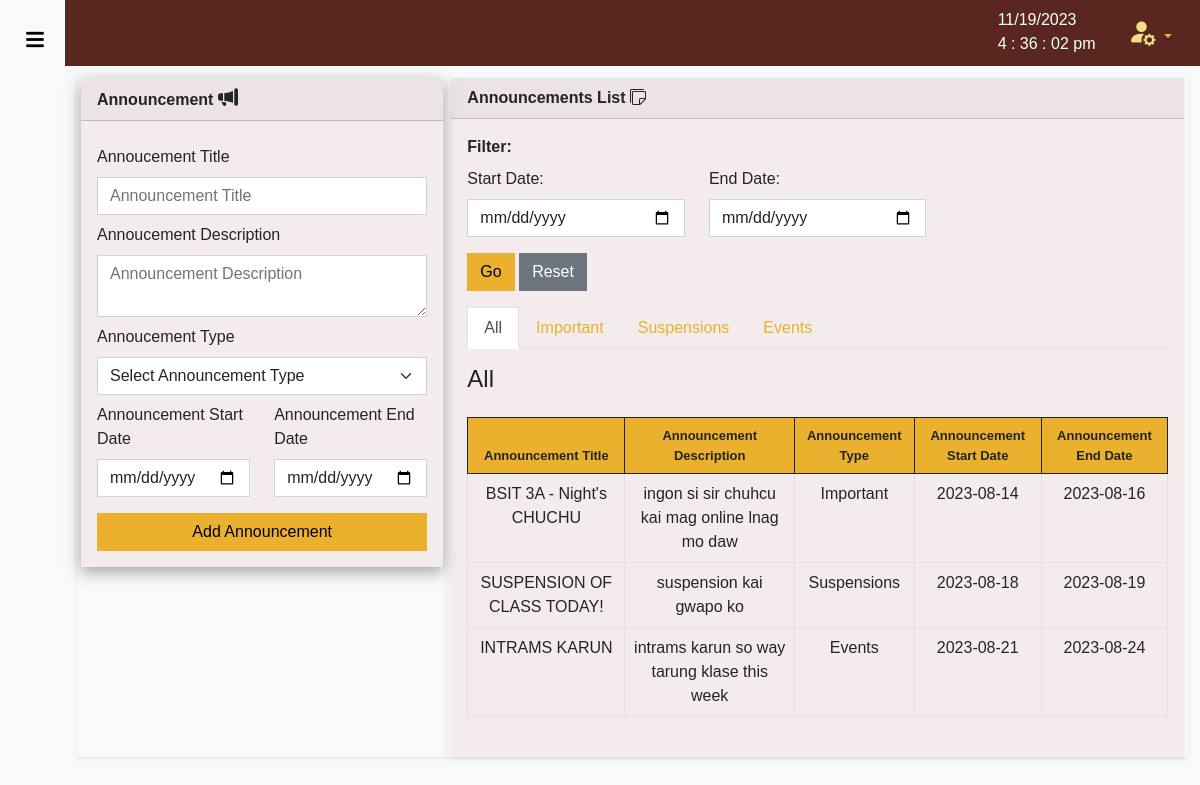
The app's page /admin/announcement.php (signed in) with its own data.
### tables this page shows
CREATE TABLE `announcement` (
  `announcement_id` int(11) NOT NULL,
  `announcement_title` varchar(255) NOT NULL,
  `announcement_desc` varchar(255) NOT NULL,
  `announcement_type` varchar(255) NOT NULL,
  `announcement_start_date` date NOT NULL,
  `announcement_end_date` date NOT NULL
);

### admin/announcement.php (the view, shortened to what this page needs)
<?php
include_once("../data/database.php");
if ($_SESSION["user_type"] != "Admin") {
    session_start();
    session_unset();
    session_destroy();
    header("Location: ../index.php");
} else {
    $retrieve_announcement = $conn->prepare("
    SELECT * FROM announcement
");
    $retrieve_announcement->execute([]);
}
?>
<!DOCTYPE html>
<html lang="en">
<head>
    <link rel="stylesheet" href="..//css//main.min.css">
    <link rel="stylesheet" href="https://cdn.jsdelivr.net/npm/bootstrap-icons@1.10.4/font/bootstrap-icons.css">
    <link rel="stylesheet" href="..//css//nstyle.css? <?php echo time(); ?>">
</head>
<body class="bg-light">
    <div class="container-fluid p-0 d-flex" style="overflow-x: hidden;">
        <?php include_once("../Components/admin_Sidebar.php") ?>
        <div class="position-relative main-content" id="plot-content" style="width: 100%;">
            <?php include_once("../Components/admin_NavBar.php") ?>
            <div class="row g-2 px-3 my-1">
                <div class="col-lg-4 col-12 shadow-sm">
                    <div class="card rounded-0 border-0 ">
                        <div class="card-header">
                            <strong>Announcement <i class="bi bi-megaphone-fill h5"></i></strong>
                        </div>
                        <div class="card-body">
                            <form id="add-announcement">
                                <div class="row">
                                    <div class="col-12 col col-lg-12">
                                        <div class="mt-2">
                                            <label class="form-label">Annoucement Title</label>
                                            <input type="text" class="form-control shadow-none rounded-0"
                                                placeholder="Announcement Title" name="announcement_title">
                                        </div>
                                        <div class="mt-2">
                                            <label class="form-label">Annoucement Description </label>
                                            <textarea type="text" class="form-control shadow-none rounded-0"
                                                placeholder="Announcement Description"
                                                name="announcement_desc"></textarea>
                                        </div>
                                        <div class="mt-2">
                                            <label class="form-label">Annoucement Type</label>
                                            <select class="form-select shadow-none rounded-0"
                                                placeholder="Announcement Type" name="announcement_type">
                                                <option value="" selected>Select Announcement Type</option>
                                            </select>
                                        </div>
                                        <div class="row mt-2">
                                            <div class="col-6 col col-lg-6">
                                                <label for="" class="form-label">Announcement Start Date</label>
                                                <input type="date" name="announcement_start_date"
                                                    id="announcement_start_date"
                                                    class="form-control rounded-0 shadow-none">
                                            </div>
                                            <div class="col-6 col col-lg-6">
                                                <label for="announcement_end_date" class="form-label">Announcement End
                                                    Date</label>
                                                <input type="date" name="announcement_end_date"
                                                    id="announcement_end_date"
                                                    class="form-control rounded-0 shadow-none">
                                            </div>
                                        </div>
                                        <div class="mt-3 d-grid">
                                            <button type="submit" class="btn btn-primary shadown-none rounded-0"
                                                id="add-announcement-btn">Add Announcement</button>
                                        </div>
                                    </div>
                                </div>
                            </form>
                        </div>
                    </div>
                </div>
                <div class="col-lg-8 col-12 shadow-sm">
                    <div class="card shadow-sm rounded-0 border-0">
                        <div class="card-header">
                            <strong>Announcements List <i class="bi bi-stickies h6"></i></strong>
                        </div>
                        <div class="card-body p-3">
                            <form id="add-announcement-form-filter">
                                <div class="col-lg col col-12">
                                    <strong class="pe-2">Filter:</strong>
                                </div>
                                <div class="row">
                                    <div class="col-6 col col-lg-4 mt-2">
                                        <label for="announcement_filter_start_date" class="form-label">Start
                                            Date:</label>
                                        <input type="date" name="announcement_filter_start_date"
                                            id="announcement_filter_start_date"
                                            class="form-control rounded-0 shadow-none">
                                    </div>
                                    <div class="col-6 col col-lg-4 mt-2">
                                        <label for="announcement_filter_end_date" class="form-label">End Date:</label>
                                        <input type="date" name="announcement_filter_end_date"
                                            id="announcement_filter_end_date"
                                            class="form-control rounded-0 shadow-none">
                                    </div>
                                </div>
                                <div class="col-6 col col-lg-4 mt-3">
                                    <button type="submit" class="btn btn-primary shadown-none rounded-0"
                                        id="add-announcement-btn-filter">Go</button>
                                    <button type="button" class="btn btn-secondary shadown-none rounded-0"
                                        id="reset-filter-btn">Reset</button>
                                </div>
                            </form>
                            <div>
                                <ul class="nav nav-tabs mt-3">
                                    <li class="nav-item" role="presentation">
                                        <button class="nav-link nav-link-table rounded-0 active"
                                            id="all-table-tab-announcement" data-bs-toggle="tab"
                                            data-bs-target="#all-table-tab-pane-announcement" type="button" role="tab"
                                            aria-controls="all-table-tab-pane-announcement"
                                            aria-selected="true">All</button>
                                    </li>
                                    <li class="nav-item" role="presentation">
                                        <button class="nav-link nav-link-table rounded-0"
                                            id="important-table-tab-annoucement" data-bs-toggle="tab"
                                            data-bs-target="#important-table-tab-pane-announcement" type="button"
                                            role="tab" aria-controls="important-table-tab-pane-announcement"
                                            aria-selected="false">Important</button>
                                    </li>
                                    <li class="nav-item" role="presentation">
                                        <button class="nav-link nav-link-table rounded-0"
                                            id="suspensions-table-tab-annoucement" data-bs-toggle="tab"
                                            data-bs-target="#suspensions-table-tab-pane-announcement" type="button"
                                            role="tab" aria-controls="suspensions-table-tab-pane-announcement"
                                            aria-selected="false">Suspensions</button>
                                    </li>
                                    <li class="nav-item" role="presentation">
                                        <button class="nav-link nav-link-table rounded-0"
                                            id="events-table-tab-annoucement" data-bs-toggle="tab"
                                            data-bs-target="#events-table-tab-pane-announcement" type="button"
                                            role="tab" aria-controls="events-table-tab-pane-announcement"
                                            aria-selected="false">Events</button>
                                    </li>
                                </ul>
                                <div class="tab-content" id="myTabContent">
                                    <div class="tab-pane fade show active" id="all-table-tab-pane-announcement"
                                        role="tabpanel" aria-labelledby="all-table-tab-announcement" tabindex="0">
                                        <div class="my-3 d-flex align-items-center">
                                            <h4>All</h4>
                                        </div>
                                        <div class="my-2 table-responsive">
                                            <table id="datatable-announcement" class="table table-bordered">
                                                <thead class="bg-primary">
                                                    <tr class="text-center border-dark" style='font-size: 13px;'>
                                                        <th>Announcement Title</th>
                                                        <th>Announcement Description</th>
                                                        <th>Announcement Type</th>
                                                        <th>Announcement Start Date</th>
                                                        <th>Announcement End Date</th>
                                                    </tr>
                                                </thead>
                                                <tbody>
                                                    <?php
                                                    while ($row = $retrieve_announcement->fetch()) {
                                                        echo '
                                                            <tr class="text-center">
                                                                <td>' . $row["announcement_title"] . '</td>
                                                                <td>' . $row["announcement_desc"] . '</td>
                                                                <td>' . $row["announcement_type"] . '</td>
                                                                <td>' . $row["announcement_start_date"] . '</td>
                                                                <td>' . $row["announcement_end_date"] . '</td>
                                                                </tr>
                                                        ';
                                                    }
                                                    ?>
                                                </tbody>
                                            </table>
                                        </div>
                                    </div>
                                </div>
                            </div>
                        </div>
                    </div>
                </div>
            </div>
        </div>
    </div>
</body>
</html>

### Components/admin_Sidebar.php (shortened to what this page needs)
<link rel="stylesheet" href="https://cdn.jsdelivr.net/npm/bootstrap-icons@1.10.2/font/bootstrap-icons.css">
<link rel="stylesheet" href="..//css//side.css">
   <link rel="stylesheet" href="https://cdnjs.cloudflare.com/ajax/libs/font-awesome/5.15.1/css/all.min.css">
<nav class="nav-sidebar" >
    <div class="container-fluid d-flex justify-content-center" >
    <div class="menu-btn">
     <i class="fas fa-bars" > </i>
   </div>
    </div>
</nav>

### Components/admin_NavBar.php (shortened to what this page needs)
<nav class="navbar navbar-expand navbar-light" style="background-color: #592720;">
    <div class="container-fluid d-flex justify-content-end">
        <ul class="nav">
            <div class="date me-3">
                <div id="currentDate" style="color: white;"></div>
                <div id="currentTime" style="color: white;"></div>
            </div>
            <li class="nav-item dropdown">
                <a class="nav-link dropdown-toggle" href="#" role="button" data-bs-toggle="dropdown"
                    aria-expanded="false">
                    <i class="bi bi-person-fill-gear h3" style="color: #f0de89;"></i>
                </a>
            </li>
        </ul>
    </div>
</nav>

### css/nstyle.css (style rules this page uses)
.nav-sidebar { position: fixed; overflow-y: scroll; width: 70px; height: 100vh; z-index: 10; }
#plot-content, #add-plot-content, #print-content { margin-left: 65px; }
td { text-align: center; padding: 10px 20px; position: relative; }
table { border-spacing: 0; border-collapse: collapse; }
.nav-sidebar { top: 0; width: 70px; height: 100vh; z-index: 10; background-color: none; overflow-y: auto; transition: left 0.3s ease; }
.main-content { margin-left: 110px; flex: 1; }
.my-2 { overflow-y:auto; }
.card { background-color: rgba(224, 183, 183, 0.212); box-shadow: 0 5px 15px rgba(0, 0, 0, 0.35); }

### css/side.css (style rules this page uses)
* { margin: 0; padding: 0; box-sizing: border-box; font-family: "Poppins", sans-serif; }
.menu-btn { position: absolute; color: black; font-size: 20px; margin: 25px; cursor: pointer; }
.bi { margin-top: 6%; }

### records on screen
announcement: announcement_title "BSIT 3A - Night's CHUCHU", announcement_desc "ingon si sir chuhcu kai mag online lnag mo daw", announcement_type "Important", announcement_start_date "2023-08-14", announcement_end_date "2023-08-16"
announcement: announcement_title "SUSPENSION OF CLASS TODAY!", announcement_desc "suspension kai gwapo ko", announcement_type "Suspensions", announcement_start_date "2023-08-18", announcement_end_date "2023-08-19"
announcement: announcement_title "INTRAMS KARUN", announcement_desc "intrams karun so way tarung klase this week", announcement_type "Events", announcement_start_date "2023-08-21", announcement_end_date "2023-08-24"
